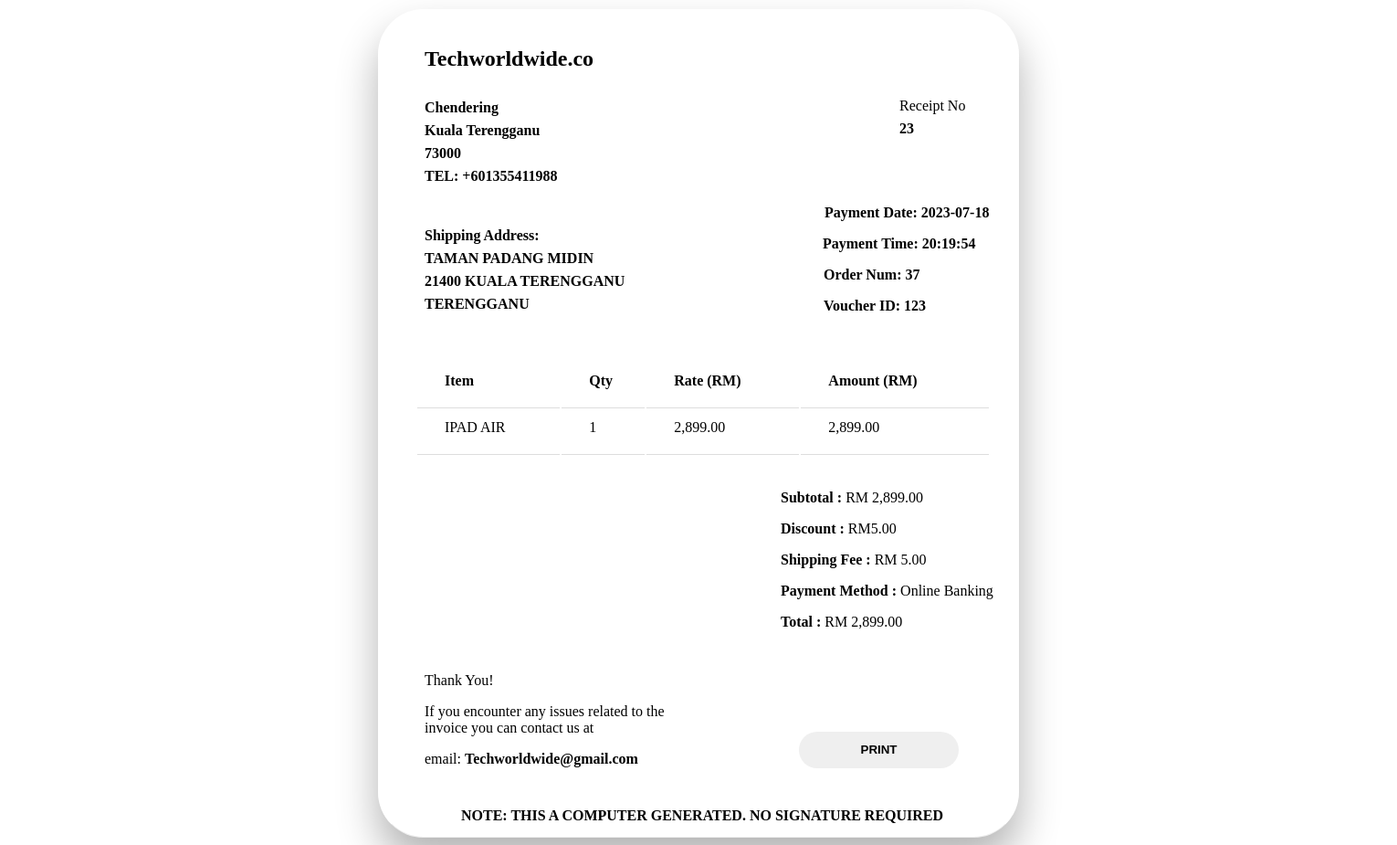
Screenshot of /receipt.php?id=47&pay=23 (signed in) with the database file from the repository.
### tables this page shows
CREATE TABLE `payment` (
  `Payment_ID` int(11) NOT NULL,
  `Payment_Method` varchar(30) NOT NULL,
  `Payment_Date` date NOT NULL,
  `Payment_Time` time NOT NULL,
  `Payment_Charge` decimal(19,2) NOT NULL,
  `Voucher_ID` varchar(50) NOT NULL,
  `Purchase_ID` int(11) NOT NULL
);

CREATE TABLE `customer` (
  `id` int(10) NOT NULL,
  `username` varchar(30) NOT NULL,
  `password` varchar(20) NOT NULL,
  `email` varchar(100) NOT NULL,
  `phone` varchar(11) NOT NULL,
  `first_address` varchar(100) NOT NULL,
  `state` varchar(40) NOT NULL,
  `city` varchar(80) NOT NULL,
  `postcode` varchar(10) NOT NULL,
  `first_name` varchar(60) NOT NULL,
  `last_name` varchar(60) NOT NULL
);

CREATE TABLE `purchase` (
  `Purchase_ID` int(11) NOT NULL,
  `Purchase_Date` date NOT NULL,
  `Purchase_Time` time NOT NULL,
  `Cust_ID` int(11) NOT NULL
);

CREATE TABLE `voucher` (
  `Voucher_ID` varchar(50) NOT NULL,
  `Voucher_Price` decimal(10,2) NOT NULL
);

CREATE TABLE `detail` (
  `Purchase_ID` int(11) NOT NULL,
  `Product_ID` int(11) NOT NULL,
  `Quantity` int(11) NOT NULL,
  `Status` varchar(20) NOT NULL,
  `Delivery_Charge` int(11) NOT NULL
);

CREATE TABLE `product` (
  `Product_ID` int(11) NOT NULL,
  `Product_Name` varchar(50) NOT NULL,
  `Product_Price` decimal(19,2) NOT NULL,
  `product_image` varchar(300) NOT NULL,
  `product_type` varchar(30) NOT NULL,
  `Product_Available` int(8) NOT NULL,
  `Product_Brand` varchar(25) NOT NULL,
  `Product_Desc` varchar(450) NOT NULL
);

### receipt.php (the view, shortened to what this page needs)
<!DOCTYPE html>
<html lang="en">
<head>
    <link rel="stylesheet" href="receipt.css">
</head>
<body>
    <?php
    $hostname = "localhost:3307";
    $username = "root";
    $password = "";
    $dbname = "techworldwide";
    $connect = mysqli_connect($hostname, $username, $password, $dbname)
        or die("Connection Failed");
    $purchID = $_GET['id'];
    $payID = $_GET['pay'];
    $voucherID = "None";
    $voucherVal = number_format(0, 2, '.', '');
    $sql = "SELECT * FROM payment A INNER JOIN purchase B ON A.Purchase_ID = B.Purchase_ID WHERE A.Payment_ID = $payID";
    $payInfo = mysqli_fetch_assoc(mysqli_query($connect, $sql));
    $user = $payInfo['Cust_ID'];
    $sql1 = "SELECT * FROM customer where id = $user";
    $userInfo = mysqli_fetch_assoc(mysqli_query($connect, $sql1));
    if ($payInfo['Voucher_ID'] != 'None') {
        $voucher = $payInfo['Voucher_ID'];
        $vouchSql = "SELECT *  FROM voucher WHERE Voucher_ID = $voucher";
        $voucherInfo = mysqli_fetch_assoc(mysqli_query($connect, $vouchSql));
        $voucherID = $voucherInfo['Voucher_ID'];
        $voucherVal = $voucherInfo['Voucher_Price'];
    }
    $sql2 = "SELECT * FROM product A INNER JOIN detail B ON A.Product_ID = B.Product_ID WHERE B.Purchase_ID = $purchID";
    $productInfo = mysqli_query($connect, $sql2);
    $total = 0;
    ?>
    <div class="ctrrcp">
        <div class="ctrdiv">
            <div class="address">
                <h2>Techworldwide.co</h2>
                <p><b>Chendering</b></p>
                <p><b>Kuala Terengganu</b></p>
                <p><b>73000</b></p>
                <p><b>TEL: +601355411988</b></p>
            </div>
            <div class="invoiceno">
                <p>Receipt No</p>
                <p><b><?php echo $payInfo['Payment_ID'] ?></b></p>
            </div>
            <div class="shipaddress">
                <p><b>Shipping Address:</b></p>
                <p><?php echo $userInfo['first_address'] ?></p>
                <p><?php echo $userInfo['postcode'] ?>
                    <?php echo $userInfo['city'] ?></p>
                <p><?php echo $userInfo['state'] ?></p>
            </div>
            <div class="invoicedate">
                <p id="date"><B>&nbsp;&nbsp;&nbsp;&nbsp;Payment Date: <?php echo $payInfo['Payment_Date'] ?></B></p>
                <p id="time"><B>Payment Time: <?php echo $payInfo['Payment_Time'] ?></B></p>
                <p id="order"><B>Order Num: <?php echo $payInfo['Purchase_ID'] ?></B></p>
                <p id="voucher"><B>Voucher ID: <?php echo $voucherID ?></B></p>
            </div>
            <table class="tableitem">
                <th class="item">Item</th>
                <th>Qty</th>
                <th>Rate (RM)</th>
                <th>Amount (RM)</th>
                <?php foreach ($productInfo as $row) {
                    $calc = $row['Product_Price'] * $row['Quantity'];
                    $delivery = $row['Delivery_Charge'];
                    $total += $row['Product_Price'] * $row['Quantity'] + $delivery - $voucherVal;
                    echo "<tr>
                    <td>" . $row['Product_Name'] . "</td>
                    <td>" . $row['Quantity'] . "</td>
                    <td>" . number_format($row['Product_Price'],2, '.', ',') . "</td>
                    <td>" . number_format($calc,2, '.', ',') . "</td>
                </tr>";
                }
                ?>
            </table>
            <div class="price">
                <p><b>Subtotal : </b>RM <?php echo number_format($calc, 2, '.', ',') ?></p>
                <p><b>Discount : </b>RM<?php echo $voucherVal ?></p>
                <p><b>Shipping Fee : </b>RM <?php echo number_format($delivery, 2, '.', ', ') ?></p>
                <p><b>Payment Method : </b><?php echo $payInfo['Payment_Method'] ?></p>
                <p><b>Total : </b>RM <?php echo number_format($total, 2, '.', ',') ?></p>
            </div>
            <div class="foot">
                <p>Thank You!</p>
                <p>If you encounter any issues related to the <br> invoice you can contact us at</p>
                <p>email: <b>Techworldwide@gmail.com</b></p>
            </div>
            <button class="print" onclick="printFuc()"><a id="print"><b>PRINT</b></a></button>
        </div>
        <p class="note"><b>NOTE: THIS A COMPUTER GENERATED. NO SIGNATURE REQUIRED</b></p>
    </div>
</body>
</html>

### receipt.css (style rules this page uses)
.ctrrcp { width: 700px; min-height: 900px; background: rgba(255,255,255,0.1); border-radius: 50px; backdrop-filter: blur(5px); box-shadow: 0 25px 45px rgba(0,0,0,0.3); border: 1px solid rgba(255,255,255,0.5); border-right: 1px solid rgba(255,255,255,0.2); border-bottom: 1px solid rgba(168, 167, 167, 0.2); display: block; margin-top: 10px; margin-left: auto; margin-right: auto; }
.address p { margin-bottom: -9px; position: relative; bottom: -50px; right: -50px; }
.invoiceno p { position: relative; margin-bottom: -9px; bottom: 52px; right: -570px; }
.shipaddress p { margin-bottom: -9px; position: relative; bottom: -40px; right: -50px; font-weight: bold; }
.invoicedate { margin-bottom: -9px; position: relative; bottom: 85px; right: -472px; }
#time { position: relative; right: -14px; }
#order { position: relative; right: -15px; }
#voucher { position: relative; right: -15px; }
.tableitem { position: relative; bottom: 40px; min-width: 90%; min-height: 100%; text-align: left; right: -40px; overflow: hidden; }
td, th { border-bottom: 1px solid #ddd; padding-bottom: 20px; padding-top: 10px; }
.foot { position: relative; bottom: -10px; right: -50px; margin-top: auto; }
.print { position: relative; border: #ddd; border-radius: 20px; cursor: pointer; width: 25%; height: 40px; align-items: center; bottom: 45px; right: -460px; }
.print a { text-decoration: none; color: black; }
.ctrdiv { position: relative; bottom: -20px; }
.note { position: relative; right: -90px; bottom: -2px; }
.ctrdiv h2 { margin-bottom: -35px; right: -50px; position: relative; }
.price { margin-top: auto; margin-bottom: auto; position: relative; right: -440px; top: -20px; }
table { overflow: auto; }
.tableitem th,.tableitem td { padding-left: 30px; }

### rows the page displays
payment: Payment_ID "23", Payment_Date "2023-07-18", Payment_Time "20:19:54", Purchase_ID.Purchase_ID "37", Payment_Method "Online Banking"
customer: first_address "TAMAN PADANG MIDIN", postcode "21400", city "KUALA TERENGGANU", state "TERENGGANU"
voucher: Voucher_ID "123", Voucher_Price "5.00"
detail: Product_ID.Product_Name "IPAD AIR", Quantity "1", Product_ID.Product_Price "2,899.00", calc "2,899.00", Delivery_Charge "5.00"

### other values shown
$total "2,899.00"
